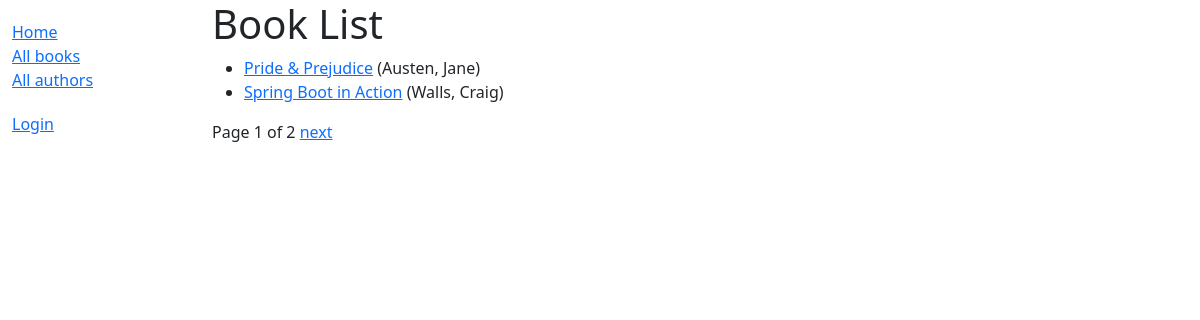
/catalog/books/, run on the app's committed database.
### catalog/models.py (models this page shows, shortened)
class Book(models.Model):
	title = models.CharField(max_length=200)
	author = models.ForeignKey('Author', on_delete=models.SET_NULL, null=True)
	summary = models.TextField(max_length=1000, help_text="Enter a brief description of the book")
	isbn = models.CharField('ISBN', max_length=13, unique=True, help_text="13 Character "
	                                                                      "<a href='https://www.isbn-international.org/content/what-isbn'>ISBN</a>")
	genre = models.ManyToManyField(Genre, help_text="Select a genre for this book")
	language = models.ForeignKey('Language', on_delete=models.SET_NULL, null=True)
	def get_absolute_url(self):
		return reverse('book-detail', args=[str(self.id)])
	def display_genre(self):
		return ', '.join(genre.name for genre in self.genre.all()[:3])
	display_genre.short_description = 'Book Genre'

class Author(models.Model):
	first_name = models.CharField(max_length=100)
	last_name = models.CharField(max_length=100)
	date_of_birth = models.DateField(null=True, blank=True)
	date_of_death = models.DateField('died', null=True, blank=True)
	class Meta:
		ordering = ['last_name', 'first_name']
		permissions = (('can_create_author', 'Create new author'), ('can_delete_author', 'Delete Author'),
		               ('can_update_author', 'Update Given Author'))
	def __str__(self):
		return f'{self.last_name}, {self.first_name}'

### catalog/views.py (the view)
# urls.py: path('books/', views.BookListView.as_view(), name='books'),
class BookListView(generic.ListView):
	model = Book
	context_object_name = 'book_list'
	queryset = Book.objects.all()
	template_name = 'book_list.html'
	paginate_by = 2

### catalog/templates/book_list.html (shortened to what this page needs)
{% extends 'base_generic.html' %}
{% block content %}
    <h1>Book List</h1>
    {% if book_list %}
        <ul>
            {% for book in book_list %}
                <li>
                <a href="{{ book.get_absolute_url }}">{{ book.title }}</a> ({{ book.author }})
                </li>
            {% endfor %}
        </ul>
    {% else %}
    <p>There are no books in the library</p>
    {% endif %}
{% endblock %}

### data on the page
Book: title "Pride & Prejudice", author "Austen, Jane"
Book: title "Spring Boot in Action", author "Walls, Craig"

### other printed values
{{ page_obj.number }} "1"
{{ page_obj.paginator.num_pages }} "2"
